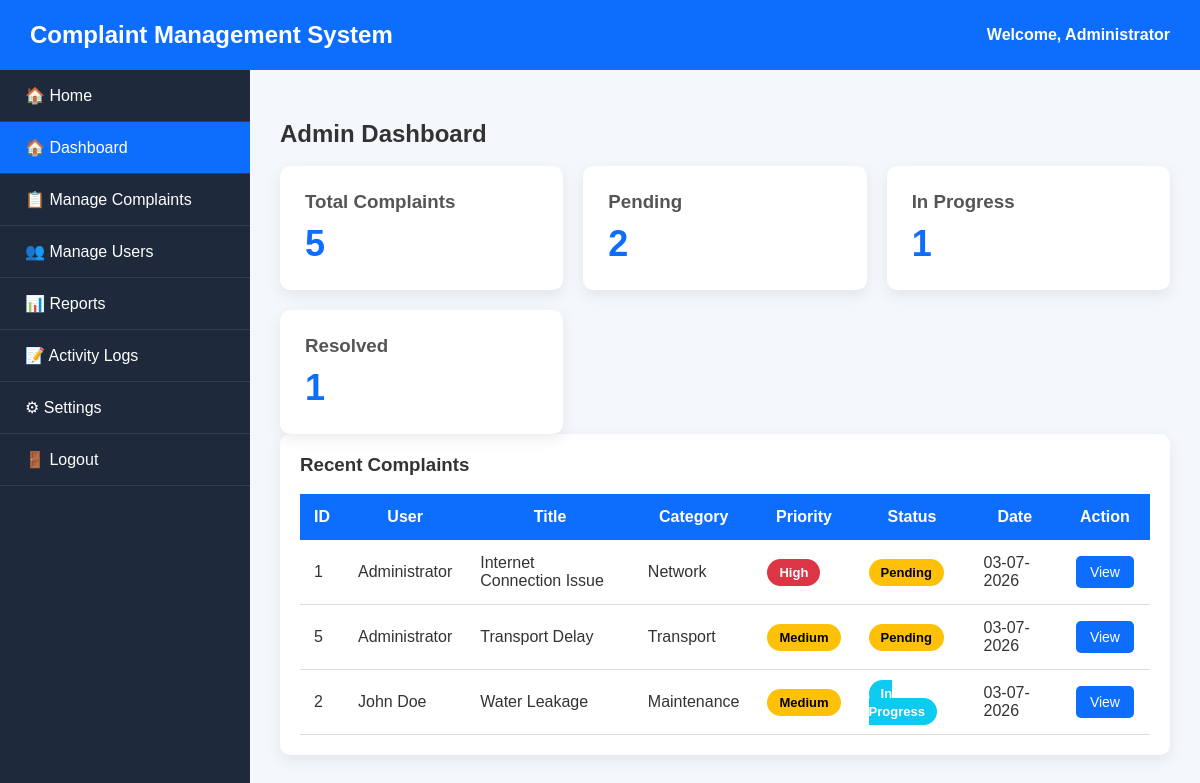
Screenshot of /admin/dashboard.php with the database file from the repository.
### tables this page shows
CREATE TABLE complaints (

    id INT AUTO_INCREMENT PRIMARY KEY,

    user_id INT NOT NULL,

    title VARCHAR(255) NOT NULL,

    category VARCHAR(100) NOT NULL,

    priority ENUM('Low','Medium','High') DEFAULT 'Medium',

    description TEXT NOT NULL,

    attachment VARCHAR(255),

    status ENUM(
        'Pending',
        'In Progress',
        'Resolved',
        'Rejected'
    ) DEFAULT 'Pending',

    admin_remarks TEXT,

    created_at TIMESTAMP DEFAULT CURRENT_TIMESTAMP,

    updated_at TIMESTAMP DEFAULT CURRENT_TIMESTAMP
    ON UPDATE CURRENT_TIMESTAMP,

    FOREIGN KEY (user_id)
    REFERENCES users(id)
    ON DELETE CASCADE

);

CREATE TABLE users (

    id INT AUTO_INCREMENT PRIMARY KEY,

    full_name VARCHAR(100) NOT NULL,

    email VARCHAR(100) NOT NULL UNIQUE,

    phone VARCHAR(15) NOT NULL,

    password VARCHAR(255) NOT NULL,

    role ENUM('admin','user') DEFAULT 'user',

    status ENUM('Active','Inactive') DEFAULT 'Active',

    created_at TIMESTAMP DEFAULT CURRENT_TIMESTAMP

);

### admin/dashboard.php (the view, shortened to what this page needs)
<?php
require_once "../db_connect.php";
$admin = "Administrator";
$stmt = $conn->query("SELECT COUNT(*) FROM complaints");
$total = $stmt->fetchColumn();
$stmt = $conn->query("SELECT COUNT(*) FROM complaints WHERE status='Pending'");
$pending = $stmt->fetchColumn();
$stmt = $conn->query("SELECT COUNT(*) FROM complaints WHERE status='In Progress'");
$progress = $stmt->fetchColumn();
$stmt = $conn->query("SELECT COUNT(*) FROM complaints WHERE status='Resolved'");
$resolved = $stmt->fetchColumn();
$sql = "SELECT complaints.*, users.full_name
        FROM complaints
        INNER JOIN users
        ON complaints.user_id = users.id
        ORDER BY complaints.created_at DESC
        LIMIT 10";
$stmt = $conn->query($sql);
$complaints = $stmt->fetchAll(PDO::FETCH_ASSOC);
?>
<!DOCTYPE html>
<html lang="en">
<head>
<link rel="stylesheet" href="../assets/admin.css">
<link rel="stylesheet" href="../assets/responsive.css">
</head>
<body>
<div class="admin-header">
<h2>Complaint Management System</h2>
<div class="admin-name">
Welcome, <?php echo $admin; ?>
</div>
</div>
<div class="sidebar">
<ul>
    <li><a href="../index.php">🏠 Home</a></li>
<li class="active"><a href="dashboard.php">🏠 Dashboard</a></li>
<li><a href="complaints.php">📋 Manage Complaints</a></li>
<li><a href="users.php">👥 Manage Users</a></li>
<li><a href="reports.php">📊 Reports</a></li>
<li><a href="activity_logs.php">📝 Activity Logs</a></li>
<li><a href="settings.php">⚙ Settings</a></li>
<li><a href="../logout.php">🚪 Logout</a></li>
</ul>
</div>
<div class="main-content">
<h2>Admin Dashboard</h2>
<br>
<div class="card-container">
<div class="card">
<h3>Total Complaints</h3>
<h1><?php echo $total; ?></h1>
</div>
<div class="card">
<h3>Pending</h3>
<h1><?php echo $pending; ?></h1>
</div>
<div class="card">
<h3>In Progress</h3>
<h1><?php echo $progress; ?></h1>
</div>
<div class="card">
<h3>Resolved</h3>
<h1><?php echo $resolved; ?></h1>
</div>
</div>
<div class="table-container">
<h3>Recent Complaints</h3>
<br>
<table>
<tr>
<th>ID</th>
<th>User</th>
<th>Title</th>
<th>Category</th>
<th>Priority</th>
<th>Status</th>
<th>Date</th>
<th>Action</th>
</tr>
<?php
if(count($complaints)>0)
{
foreach($complaints as $row)
{
?>
<tr>
<td><?php echo $row['id']; ?></td>
<td><?php echo htmlspecialchars($row['full_name']); ?></td>
<td><?php echo htmlspecialchars($row['title']); ?></td>
<td><?php echo htmlspecialchars($row['category']); ?></td>
<td>
<?php
if($row['priority']=="High")
echo "<span class='priority high'>High</span>";
elseif($row['priority']=="Medium")
echo "<span class='priority medium'>Medium</span>";
else
echo "<span class='priority low'>Low</span>";
?>
</td>
<td>
<?php
if($row['status']=="Pending")
echo "<span class='status pending'>Pending</span>";
elseif($row['status']=="In Progress")
echo "<span class='status progress'>In Progress</span>";
elseif($row['status']=="Resolved")
echo "<span class='status resolved'>Resolved</span>";
else
echo "<span class='status rejected'>Rejected</span>";
?>
</td>
<td>
<?php echo date("d-m-Y",strtotime($row['created_at'])); ?>
</td>
<td>
<a href="complaint_details.php?id=<?php echo $row['id']; ?>" class="btn view">
View
</a>
</td>
</tr>
<?php
}
}
?>
</table>
</div>
</div>
</body>
</html>

### assets/admin.css (style rules this page uses)
* { margin:0; padding:0; box-sizing:border-box; font-family:Arial, Helvetica, sans-serif; }
body { background:#f4f7fc; color:#333; }
.admin-header { width:100%; height:70px; background:#0d6efd; color:#fff; display:flex; justify-content:space-between; align-items:center; padding:0 30px; position:fixed; top:0; left:0; z-index:1000; }
.admin-header h2 { font-size:24px; }
.admin-header .admin-name { font-size:16px; font-weight:bold; }
.sidebar { position:fixed; top:70px; left:0; width:250px; height:100%; background:#1e293b; overflow-y:auto; }
.sidebar ul { list-style:none; }
.sidebar ul li { border-bottom:1px solid rgba(255,255,255,.1); }
.sidebar ul li a { display:block; color:#fff; text-decoration:none; padding:16px 25px; transition:.3s; }
.sidebar ul li a:hover, .sidebar ul li.active a { background:#0d6efd; }
.main-content { margin-left:250px; margin-top:90px; padding:30px; }
.card-container { display:grid; grid-template-columns:repeat(auto-fit,minmax(220px,1fr)); gap:20px; }
.card { background:#fff; padding:25px; border-radius:10px; box-shadow:0 5px 15px rgba(0,0,0,.08); transition:.3s; }
.card h3 { color:#555; margin-bottom:10px; }
.card h1 { color:#0d6efd; font-size:36px; }
.table-container { background:#fff; padding:20px; border-radius:10px; box-shadow:0 5px 15px rgba(0,0,0,.08); overflow-x:auto; }
table { width:100%; border-collapse:collapse; }
table th { background:#0d6efd; color:#fff; padding:14px; }
table td { padding:14px; border-bottom:1px solid #ddd; }
.status { padding:6px 12px; border-radius:20px; color:#fff; font-size:13px; font-weight:bold; }
.pending { background:#ffc107; color:#000; }
.progress { background:#0dcaf0; }
.medium { background:#ffc107; color:#000; }
.high { background:#dc3545; color:#fff; }
.priority { padding:6px 12px; border-radius:20px; font-size:13px; font-weight:bold; }
.btn { text-decoration:none; color:#fff; padding:8px 14px; border-radius:5px; display:inline-block; margin:2px; font-size:14px; }
.view { background:#0d6efd; }

### rows the page displays
complaints: id "1", user.full_name "Administrator", title "Internet Connection Issue", category "Network", priority "High", status "Pending", created_at "03-07-2026"
complaints: id "5", user.full_name "Administrator", title "Transport Delay", category "Transport", priority "Medium", status "Pending", created_at "03-07-2026"
complaints: id "2", user.full_name "John Doe", title "Water Leakage", category "Maintenance", priority "Medium", status "In Progress", created_at "03-07-2026"

### other values shown
$admin "Administrator"
$total "5"
$pending "2"
$progress "1"
$resolved "1"
